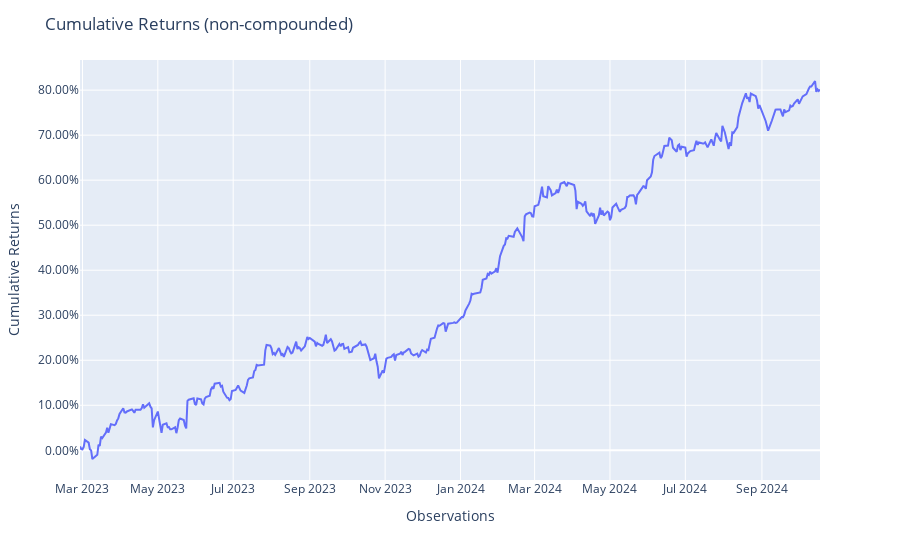

Notebook cell for this chart:
### Code cell
# plot the cumulative returns
y_pred.plot_cumulative_returns()

### Figure 1 — Plotly figure (JSON) as saved in the notebook; plotly's stock layout.template omitted (floating-point values rounded to 4 significant figures; data arrays with more than 128 entries replaced by an {"elided": "..."} marker saying what was removed)
{"data": [{"hovertemplate": "variable=cumulative_returns<br>index=%{x}<br>value=%{y}<extra></extra>", "legendgroup": "cumulative_returns", "line": {"color": "#636efa", "dash": "solid"}, "marker": {"symbol": "circle"}, "mode": "lines", "name": "cumulative_returns", "orientation": "v", "showlegend": true, "type": "scatter", "x": {"elided": "415 str values"}, "xaxis": "x", "y": {"elided": "415 float values"}, "yaxis": "y"}], "layout": {"legend": {"title": {"text": "variable"}, "tracegroupgap": 0}, "margin": {"t": 60}, "showlegend": false, "title": {"text": "Cumulative Returns (non-compounded)"}, "xaxis": {"anchor": "y", "domain": [0, 1], "title": {"text": "Observations"}}, "yaxis": {"anchor": "x", "domain": [0, 1], "tickformat": ".2%", "title": {"text": "Cumulative Returns"}}}}
